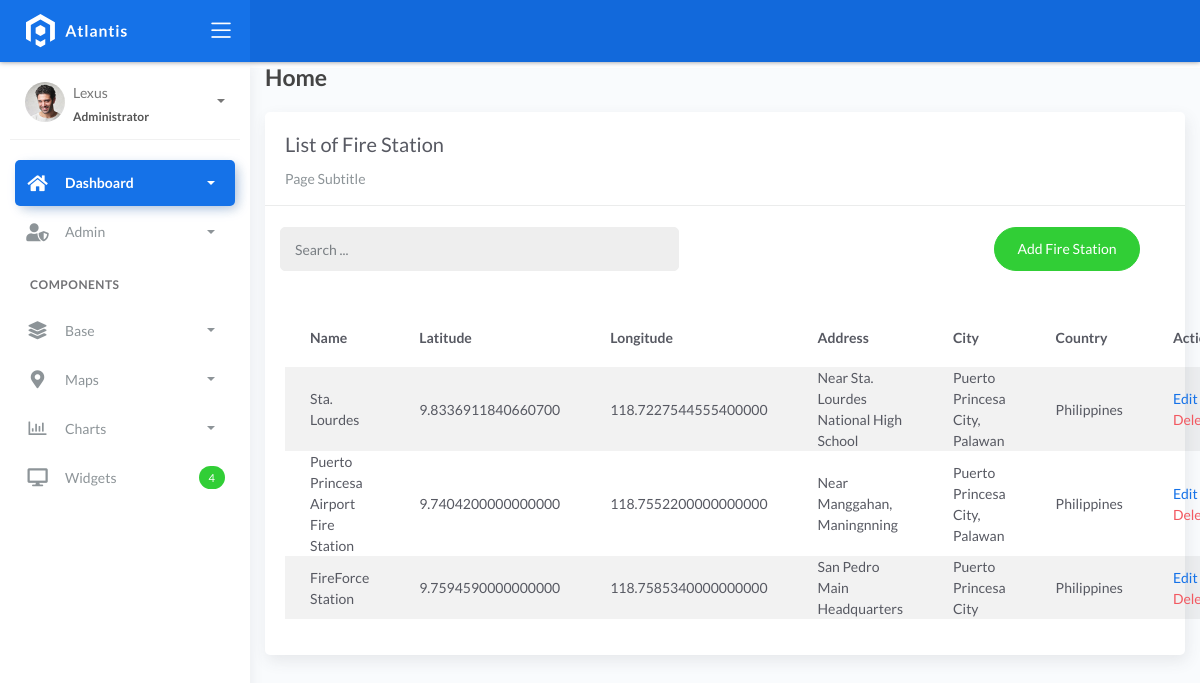
Page /firestation_list on the committed database.
### fire/models.py (models this page shows, shortened)
class BaseModel(models.Model):
    created_at = models.DateTimeField(auto_now_add=True, db_index=True)
    updated_at = models.DateTimeField(auto_now=True)
    class Meta:
        abstract = True

class FireStation(BaseModel):
    name = models.CharField(max_length=150)
    latitude = models.DecimalField(max_digits=22, decimal_places=16, null=True, blank=True)
    longitude = models.DecimalField(max_digits=22, decimal_places=16, null=True, blank=True)
    address = models.CharField(max_length=150)
    city = models.CharField(max_length=150)  # can be in separate table
    country = models.CharField(max_length=150)  # can be in separate table

### fire/views.py (the view)
# urls.py: path('firestation_list', FireStationList.as_view(), name='firestation-list'),
class FireStationList(ListView):
    model = FireStation
    content_object_name = 'firestation'
    template_name = 'FireStation_list.html'
    paginate_by = 5

### templates/FireStation_list.html (shortened to what this page needs)
{% extends 'base.html' %} {% load static %} {% block content %}
<div class="content">
    <div class="container-fluid">
        <h4 class="page-title">Home</h4>
        <div class="row">
            <div class="col-md-12">
                <div class="card">
                    <div class="card-header">
                        <div class="card-title">List of Fire Station</div>
                        <div class="card-category">Page Subtitle</div>
                    </div>
                    <br />
                    <div class="col-md-12 row">
                        <div class="col-md-6">
                            <form class="navbar-left navbar-form nav-search mr-md-3" action="{% url 'firestation-list' %}">
                                <div class="input-group">
                                    <input type="text" placeholder="Search ..." class="form-control" name="q" />
                                    <div class="input-group-append">
                                        <span class="input-group-text">
                                        </span>
                                    </div>
                                </div>
                            </form>
                        </div>
                        <div class="col-md-6">
                            <div class="pull-right">
                                <a href="{% url 'firestation-add' %}" class="btn btn-success btn-rounded">Add Fire Station</a>
                            </div>
                        </div>
                    </div>
                    <div class="card-body">
                        <table class="table table-striped mt-3">
                            <thead>
                                <tr>
                                    <th scope="col">Name</th>
                                    <th scope="col">Latitude</th>
                                    <th scope="col">Longitude</th>
                                    <th scope="col">Address</th>
                                    <th scope="col">City</th>
                                    <th scope="col">Country</th>
                                    <th scope="col">Action</th>
                                </tr>
                            </thead>
                            <tbody>
                                {% for object in object_list %}
                                <tr>
                                    <td>{{ object.name }}</td>
                                    <td>{{ object.latitude}}</td>
                                    <td>{{ object.longitude }}</td>
                                    <td>{{ object.address }}</td>
                                    <td>{{ object.city }}</td>
                                    <td>{{ object.country }}</td>
                                    <td>
                                        <a href="firestation_list/{{ object.id }}">Edit</a>
                                        <a href="firestation_list/{{ object.id }}/delete" class="text-danger">Delete</a> </a>
                                    </td>
                                </tr>
                                {% empty %}
                                <tr>
                                    <td colspan="4" style="text-align: center">
                                        <p class="text-sm font-weight-bold mb-0">No Records Found</p>
                                    </td>
                                </tr>
                                {% endfor %}
                            </tbody>
                        </table>
                    </div>
                </div>
            </div>
        </div>
    </div>
</div>
{% endblock %}

### rows in the picture
FireStation: name "Sta. Lourdes", latitude "9.8336911840660700", longitude "118.7227544555400000", address "Near Sta. Lourdes National High School", city "Puerto Princesa City, Palawan", country "Philippines"
FireStation: name "Puerto Princesa Airport Fire Station", latitude "9.7404200000000000", longitude "118.7552200000000000", address "Near Manggahan, Maningnning", city "Puerto Princesa City, Palawan", country "Philippines"
FireStation: name "FireForce Station", latitude "9.7594590000000000", longitude "118.7585340000000000", address "San Pedro Main Headquarters", city "Puerto Princesa City", country "Philippines"
